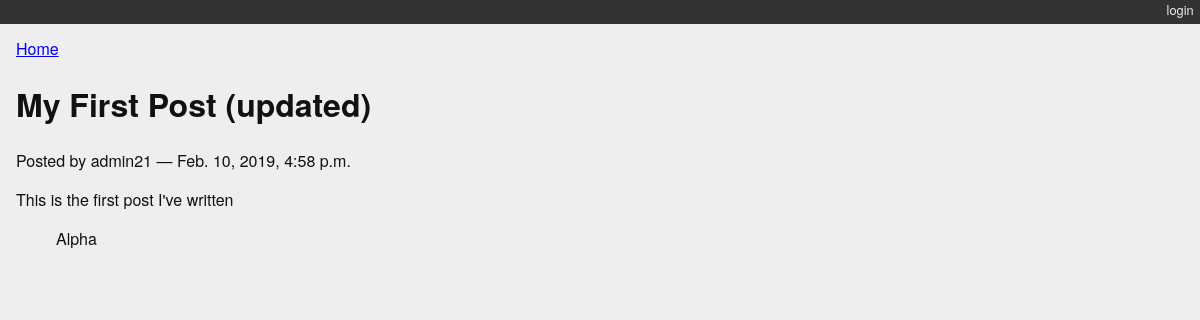
The app's page /posts/1/, older data.
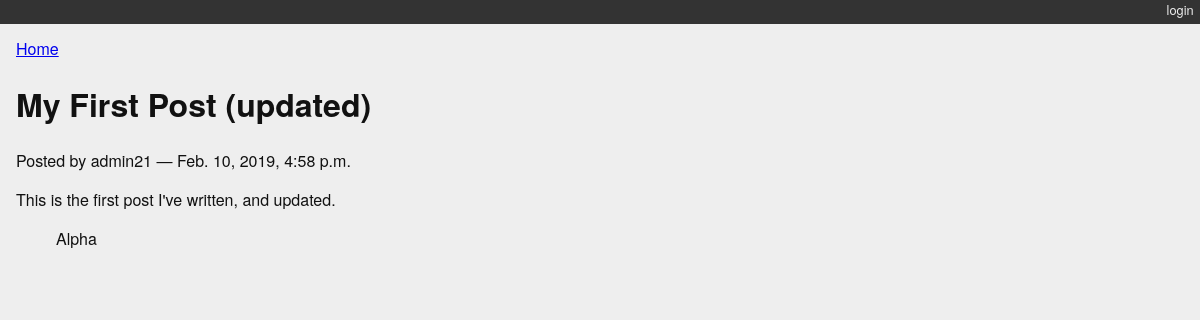
The same page, newer data.
### myblog/models.py (models this page shows)
class Post(models.Model):
    title = models.CharField(max_length=128)
    text = models.TextField(blank=True)
    author = models.ForeignKey(User, on_delete=models.CASCADE)
    created_date = models.DateTimeField(auto_now_add=True)
    modified_date = models.DateTimeField(auto_now=True)
    published_date = models.DateTimeField(blank=True, null=True)
    def __str__(self):
        return self.title

class Category(models.Model):
    name = models.CharField(max_length=128)
    description = models.TextField(blank=True)
    posts = models.ManyToManyField(Post, blank=True, related_name='categories')
    def __str__(self):
        return self.name
    class Meta:
        verbose_name_plural = 'Categories'

### myblog/views.py (the view)
# urls.py: path('posts/<int:post_id>/', detail_view, name="blog_detail"),
def detail_view(request, post_id):
    published = Post.objects.exclude(published_date__exact=None)
    try:
        post = published.get(pk=post_id)
    except Post.DoesNotExist:
        raise Http404
    context = {'post': post}
    return render(request, 'detail.html', context)

### myblog/templates/detail.html (shortened to what this page needs)
{% extends "base.html" %}
{% block content %}
<a class="backlink" href="/">Home</a>
<h1>{{ post }}</h1>
<p class="byline">
  Posted by {{ post.author.username }} &mdash; {{ post.published_date }}
</p>
<div class="post-body">
  {{ post.text }}
</div>
<ul class="categories">
  {% for category in post.categories.all %}
    <li>{{ category }}</li>
  {% endfor %}
</ul>
{% endblock %}

### mysite/templates/base.html (shortened to what this page needs)
{% load staticfiles %}
<!DOCTYPE html>
<html>
  <head>
    <link type="text/css" rel="stylesheet" href="{% static 'django_blog.css' %}">
  </head>
  <body>
    <div id="header">
      <ul id="control-bar">
      {% if user.is_authenticated %}
        {% if user.is_staff %}<li><a href="{% url 'admin:index' %}">admin</a></li>{% endif %}
          <li><a href="{% url 'logout' %}">logout</a></li>
        {% else %}
          <li><a href="{% url 'login' %}">login</a></li>
      {% endif %}
      </ul>
      </div>
    <div id="container">
      <div id="content">
      {% block content %}{% endblock %}
      </div>
    </div>
  </body>
</html>

### myblog/static/django_blog.css (style rules this page uses)
body { background-color: #eee; color: #111; font-family: "HelveticaNeue-Light", "Helvetica Neue Light", "Helvetica Neue", Helvetica, Arial, "Lucida Grande", sans-serif; margin:0; padding:0; }
#container { margin:0; padding:0; margin-top: 0px; }
#header { background-color: #333; border-botton: 1px solid #111; margin:0; padding:0; }
#control-bar { margin: 0em 0em 1em; list-style: none; list-style-type: none; text-align: right; color: #eee; font-size: 80%; padding-bottom: 0.4em; }
#control-bar li { display: inline-block; }
#control-bar li a { color: #eee; padding: 0.5em; text-decoration: none; }
#content { margin: 0em 1em 1em; }
ul.categories { list-style: none; list-style-type: none; }
ul.categories li { display: inline; }

Row changes from the older to the newer data that the page shows:
changed Post "My First Post (updated)": text "This is the first post I've written" → "This is the first post I've written, and updated."
